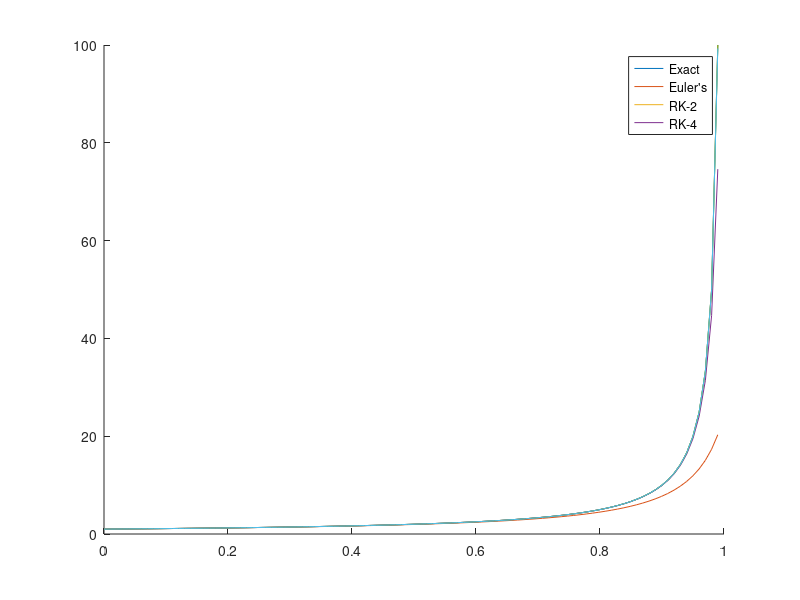

This chart was generated by the following MATLAB code: (Note: this script raises an error after producing the figure.)
clear all;
close all;
%Problem 1: 
% t = [0, 0.99]
% dy/dt = y^2 ; y(0) = 1;
%Approximate y(0.99) using: 

%i.) Euler's Method (n=99 steps, h=0.01), y(n+1) = y(n) + h*f(x(n), y(n))
%From IVT, 
% y = @(t) 1/(1-t);
X=linspace(0,0.99, 99);
Y=[];
yexact = 1./(1-X);    
for i=1:(length(X))
    if i==1
        Y(i)=1;
    else
        Y(i)=Y(i-1)+0.01*(Y(i-1))^2;
    end
end

figure();
hold on

plot(X,yexact);
plot(X,Y);

hold off
legend('Exact',"Euler's Approximate");

y_euler=Y(99);
ans_msg="Euler of y(0.99): %0.4f \n";
fprintf(ans_msg, y_euler);

err1=max(abs(yexact-Y));



%ii.) second order Runge Kutta Method, n=99 steps, h=0.01
y0 = 1;                  
h=0.01;                   
t = 0:h:0.99;              
yexact = 1./(1-t);     
ystar = zeros(size(t));  

ystar(1) = y0;           
for i=1:(length(t)-1)
  k1 = (ystar(i))^2;              
  y1 = ystar(i)+k1*h/2;         
  k2 = (y1)^2;
  ystar(i+1) = ystar(i) + k2*h;
end
hold on 
plot(t,yexact,t,ystar);
hold off
% legend('Exact','RK-2 Approximate');
err2=max(abs(yexact-ystar));


%iii.) fourth order Runge Kutta Method, n=99 steps, h=0.01
y0 = 1;                  
h=0.01;                   
t2 = 0:h:0.99;              
yexact = 1./(1-t2);     
ystar2 = zeros(size(t2));  

ystar2(1) = y0;           
for i=1:(length(t2)-1)
  
  k1 = (ystar2(i))^2; 
  y1 = ystar2(i)+k1*h/2;      
  
  k2 = y1^2;        
  y2 = ystar2(i)+k2*h/2;     
  
  k3 = y2^2;        
  y3 = ystar2(i)+k3*h;       
  
  k4 = y3^2;        
  
  ystar2(i+1) = ystar2(i) + (k1+2*k2+2*k3+k4)*h/6; 
end

err3=max(abs(yexact-ystar2));

hold on
plot(t2,yexact,t2,ystar2);
hold off
% legend('Exact','RK-4 Approximate');
legend('Exact', "Euler's", "RK-2", "RK-4");

ans_msg2="Max error from Euler's method: %0.4f \n";
ans_msg3="Max error from Runge Kutta 2nd Order: %0.4f \n";
ans_msg4="Max error from Runge Kutta 4th Order: %0.4f \n";

fprintf(ans_msg2, err1);
fprintf(ans_msg3, err2);
fprintf(ans_msg4, err3);
fprintf("Clearly, the Euler's method does the worst, while the 2nd order Runge Kutta does intermediately well \n and the 4th order Runge Kutta does the best by far, in terms of having the smallest error ")


%PROBLEM #2: 
n_list=[2, 4, 8, 16, 32, 64, 128, 256, 512, 1024];
ans_list_euler={};
for i=1:length(n_list)
    ans_list_euler{i}=Euler(0,(3*pi/2),1/2,i);
end
disp(ans_list_euler);

ans_list_rk4={};
for i=1:length(n_list);
    ans_list_rk4{i}=rk4(0,(3*pi/2),1/2,i);
end
disp(ans_list_rk4);


ans_list_rk2={};
for i=1:length(n_list);
    ans_list_rk2{i}=rk2(0,(3*pi/2),1/2,i);
end
disp(ans_list_rk2);

disp("n             Euler's                 RK4                  ")
 


function [Y]=Euler(t1,t2,y0,n)
h=(t2-t1)/n;
t=t1:n:t2;
Y=[];
for i=1:length(t)
    if i==1
        Y(i)=y0;
    else
        Y(i)=Y(i-1)+h*(-Y(i-1)*cos(t(i-1)));
    end
end
end



function [Y]=rk4(t1,t2,y0,n)
                 
h=(t2-t1)/n;                 
t = t1:h:t2;              
Y=zeros(size(t2));

for i=1:length(t)
  
  k1 = (Y(i))^2; 
  y1 = Y(i)+k1*h/2;      
  
  k2 = y1^2;        
  y2 = Y(i)+k2*h/2;     
  
  k3 = y2^2;        
  y3 = Y(i)+k3*h;       
  
  k4 = y3^2;        
  
  Y(i+1) = Y(i) + (k1+2*k2+2*k3+k4)*h/6; 
end


end

function [Y]=rk2(t1,t2,y0,n)
                 
h=(t2-t1)/n;                 
t = t1:h:t2;              
Y=zeros(size(t2));

for i=1:length(t)
  
  k1 = (Y(i))^2; 
  y1 = Y(i)+k1*h/2;      
  
  k2 = y1^2;        
  y2 = Y(i)+k2*h/2;     
  Y(i+1) = Y(i) + k2*h;
end


end



